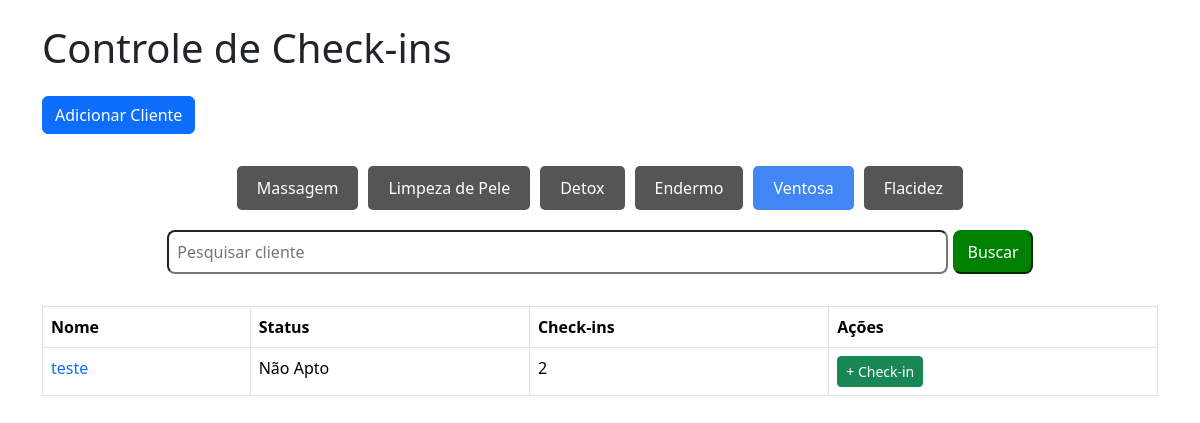
The page /ventosa on the database as committed earlier.
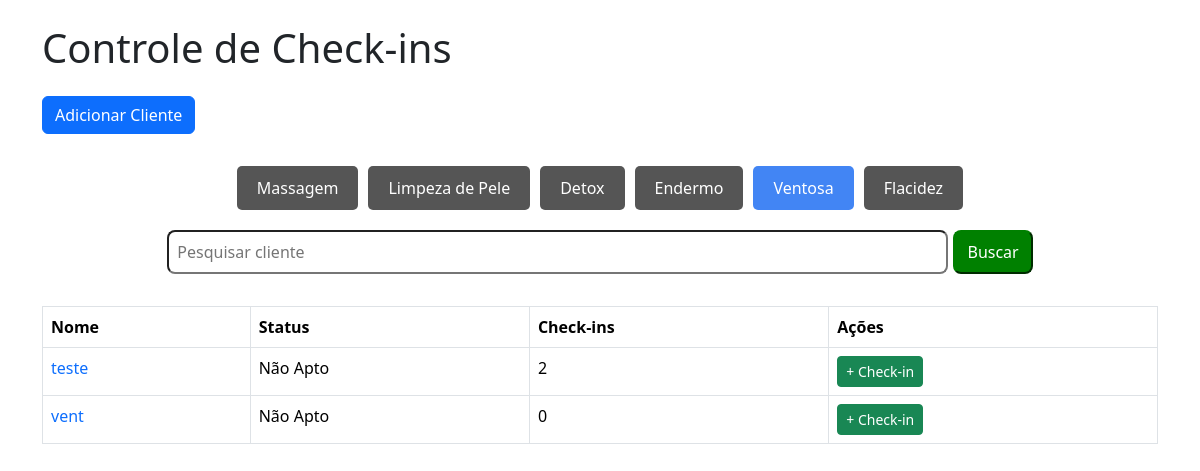
The same page on the database as committed later.
### tables this page shows
CREATE TABLE cliente_ventosa (
        id INTEGER PRIMARY KEY AUTOINCREMENT,
        nome TEXT NOT NULL,
        status BOOLEAN DEFAULT FALSE,
        checkins INTEGER DEFAULT 0
    );

### app/views/ventosa.py (the view)
@app.route("/ventosa")
def homepage_ventosa():
    conn = get_db_connection()
    cliente_ventosa = conn.execute('SELECT * FROM cliente_ventosa ORDER BY nome ASC').fetchall()
    conn.close()
    return render_template('ventosa/ventosa.html', cliente_ventosa=cliente_ventosa)

### app/model/model.py (called while the page is built)
def get_db_connection():
    conn = sqlite3.connect('checkins.db')
    conn.row_factory = sqlite3.Row
    return conn

### app/templates/ventosa/ventosa.html (shortened to what this page needs)
<!DOCTYPE html>
<html lang="pt-br">
<head>
    <link href="https://cdn.jsdelivr.net/npm/bootstrap@5.3.2/dist/css/bootstrap.min.css" rel="stylesheet">
    <link rel="stylesheet" href="{{url_for('static', filename='css/style.css')}}">
    <link rel="stylesheet" href="{{url_for('static', filename='css/modal.css')}}">
</head>
<body>
    <div class="container">
        <h1 class="mb-4">
            Controle de Check-ins
        </h1>
        <button class="btn btn-primary" id="openModal">Adicionar Cliente</button>
        <div class="nav">
            <a href="/" >Massagem</a>
            <a href="/limpeza">Limpeza de Pele</a>
            <a href="/detox">Detox</a>
            <a href="/endermo">Endermo</a>
            <a href="/ventosa" class="active">Ventosa</a>
            <a href="/flacidez">Flacidez</a>
        </div>
        <form action="/busca_ventosa" method="POST" class='form-busca'>
            <input class="input-busca" type="text" name="termo" placeholder="Pesquisar cliente" value="{{ termo }}">
            <button class="button-busca" type="submit">Buscar</button>
        </form>
        {% if resultados %}
            <table class="table table-bordered">
            <thead>
                <tr>
                <th>Nome</th>
                <th>Status</th>
                <th>Check-ins</th>
                <th>Ações</th>
                </tr>
            </thead>
            <tbody>
                {% for cliente in resultados %}
                <tr>
                <td><a href="/clienteventosa/{{cliente.id}}">{{ cliente.nome }}</a></td>
                {% if cliente.status %}
                    <td><a class="agendar" href="https://app.tecnofit.com.br/ng/calendar/week" target="_blank">Agendar</a></td>
                {% else %}
                    <td>Não Apto</td>
                {% endif %}
                <td>{{ cliente.checkins }}</td>
                <td>
                    <a href="/checkinventosa/{{ cliente.id }}" class="btn btn-success btn-sm">+ Check-in</a>
                </td>
                </tr>
                {% endfor %}
            </tbody>
        </table>
        {% else %}
        <table class="table table-bordered">
            <thead>
                <tr>
                <th>Nome</th>
                <th>Status</th>
                <th>Check-ins</th>
                <th>Ações</th>
                </tr>
            </thead>
            <tbody>
                {% for cliente in cliente_ventosa %}
                <tr>
                <td><a href="/clienteventosa/{{cliente.id}}">{{ cliente.nome }}</a></td>
                {% if cliente.status %}
                    <td><a class="agendar" href="https://app.tecnofit.com.br/ng/calendar/week" target="_blank">Agendar</a></td>
                {% else %}
                    <td>Não Apto</td>
                {% endif %}
                <td>{{ cliente.checkins }}</td>
                <td>
                    <a href="/checkinventosa/{{ cliente.id }}" class="btn btn-success btn-sm">+ Check-in</a>
                </td>
                </tr>
                {% endfor %}
            </tbody>
        </table>
        {% endif %}
</body>
</html>

Rows that differ between the two databases and show on the page:
added cliente_ventosa: nome "vent", status "Não Apto", checkins "0"
